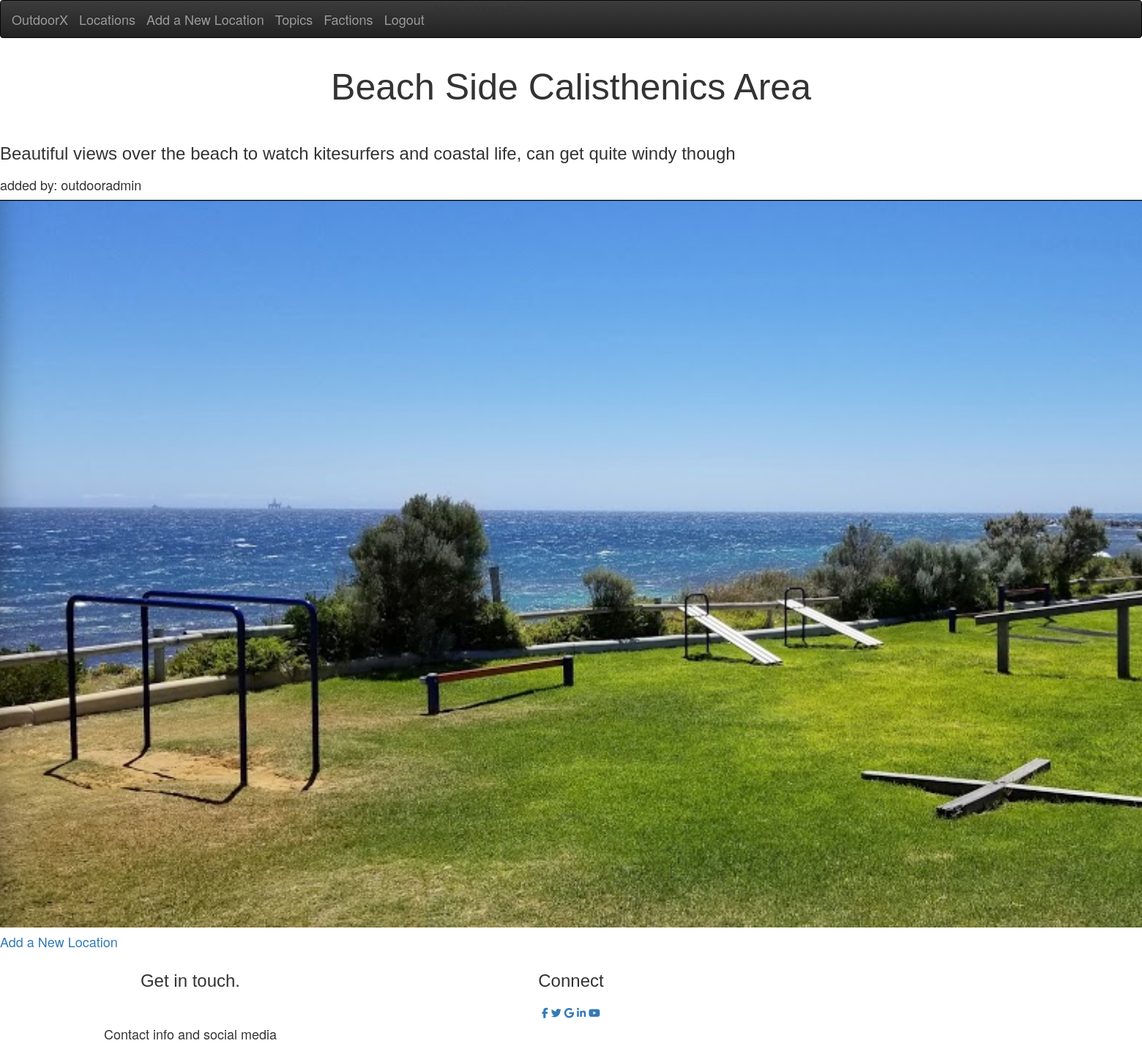
Screenshot of /locations/1 (signed in) with the database file from the repository.
### outdoorx/models.py (models this page shows)
class Location(models.Model):
	title = models.CharField(max_length=200)
	description = models.CharField(max_length=200, default='A short description about the atmosphere and surroundings of the location.')
	latitude = models.DecimalField(max_digits=55, decimal_places=50, null=True, blank=True)
	longitude = models.DecimalField(max_digits=55, decimal_places=50, null=True, blank=True)
	latlng = models.CharField(max_length=50, default='00.0000, 00.0000')
	date_added = models.DateTimeField(auto_now_add=True)
	equipment = models.CharField(max_length=200, default='Unfinished- needs different model')
	owner = models.ForeignKey(User,on_delete=models.CASCADE)
	image = models.ImageField(upload_to = 'pic_folder', default = 'pic_folder/None/no-img.jpg')
	CALISTHENICS = 'Calisthenics'
	FREEWEIGHTS = 'Free Weights'
	MECHANISMS = 'Mechanisms'
	TRACKANDFIELD = 'Track & Field'
	SPORTS = 'Popular for Sports'
	EXTREMESPORTS = 'Extreme Sports'
	SELFDEFENCE= 'Self Defence'
	LARPING = 'Larping'
	PRACTICALITY_CHOICES = [
	(CALISTHENICS,'Calisthenics'),
	(FREEWEIGHTS, 'Freeweights'),
	(MECHANISMS, 'Mechanisms'),
	(TRACKANDFIELD, 'Track & Field'),
	(SPORTS, 'Popular for Sports'),
	(EXTREMESPORTS, 'Extreme Sports'),
	(SELFDEFENCE, 'Self Defence'),
	(LARPING, 'Larping (Live Action Role Playing'),
	]
	type_of_excercise = models.CharField(
		max_length=30,
		choices=PRACTICALITY_CHOICES,
		default=CALISTHENICS
		)
	COASTAL = 'Coastal'
	RAISED = 'Raised'
	FOREST = 'Forest'
	PARK = 'Park'
	URBAN = 'Urban'
	INANDOUT = 'Indoor and Outdoor'
	SHADED = 'Shaded'
	TYPE_OF_LOCATION_CHOICES = [
	(COASTAL,'Coastal'),
	(RAISED, 'Raised'),
	(FOREST, 'Forest'),
	(PARK, 'Park'),
	(URBAN, 'Urban'),
	(INANDOUT, 'Indoor and Oudoor'),
	(SHADED, 'Shaded'),
	]
	type_of_location = models.CharField(
		max_length=30,
		choices=TYPE_OF_LOCATION_CHOICES,
		default=PARK
		)
	def __str__(self):
		return self.title

### outdoorx/views.py (the view)
# urls.py: path('locations/<int:location_id>', location, name='location'),
def location(request, location_id):
	location = Location.objects.get(id=location_id)
	if location.owner!= request.user:
		raise Http404
	context = {'location': location}
	return render(request, 'master/location.html', context)

### outdoorx/templates/master/location.html (shortened to what this page needs)
{% extends 'master/base.html' %}
{% block content %}
{% load static %}
<link rel="stylesheet" type="text/css" href="{% static 'css/location.css' %}">
  <header>
      <h1>{{ location }}</h1>
  </header>
  <div>
    <left><h3>{{ location.description }}</h3></left>
    <h4><left> added by: {{ user.username }}</left></h4>
  </div>
  <img src="{{ location.image }}">
  <a href="{% url 'new_location' %}"><h4>Add a New Location</h4></a>
{% endblock content %}

### outdoorx/static/css/location.css (style rules this page uses)
* { padding: 0; margin: 0; box-sizing: border-box; }
body { height: 900px; }
header { text-align: center; width: 100%; height: auto; background-size: cover; background-attachment: fixed; position: relative; overflow: hidden; border-radius: 0 0 85% 85% / 30%; }
h1 { font-family: 'Avenir', sans-serif; font-size: 50px; margin-bottom: 30px; }
h3, p { font-family: 'Avenir', sans-serif; margin-bottom: 20px; }

### rows the page displays
Location: title "Beach Side Calisthenics Area", description "Beautiful views over the beach to watch kitesurfers and coastal life, can get quite windy though", image (picture)

### other values shown
{{ user.username }} "outdooradmin"
